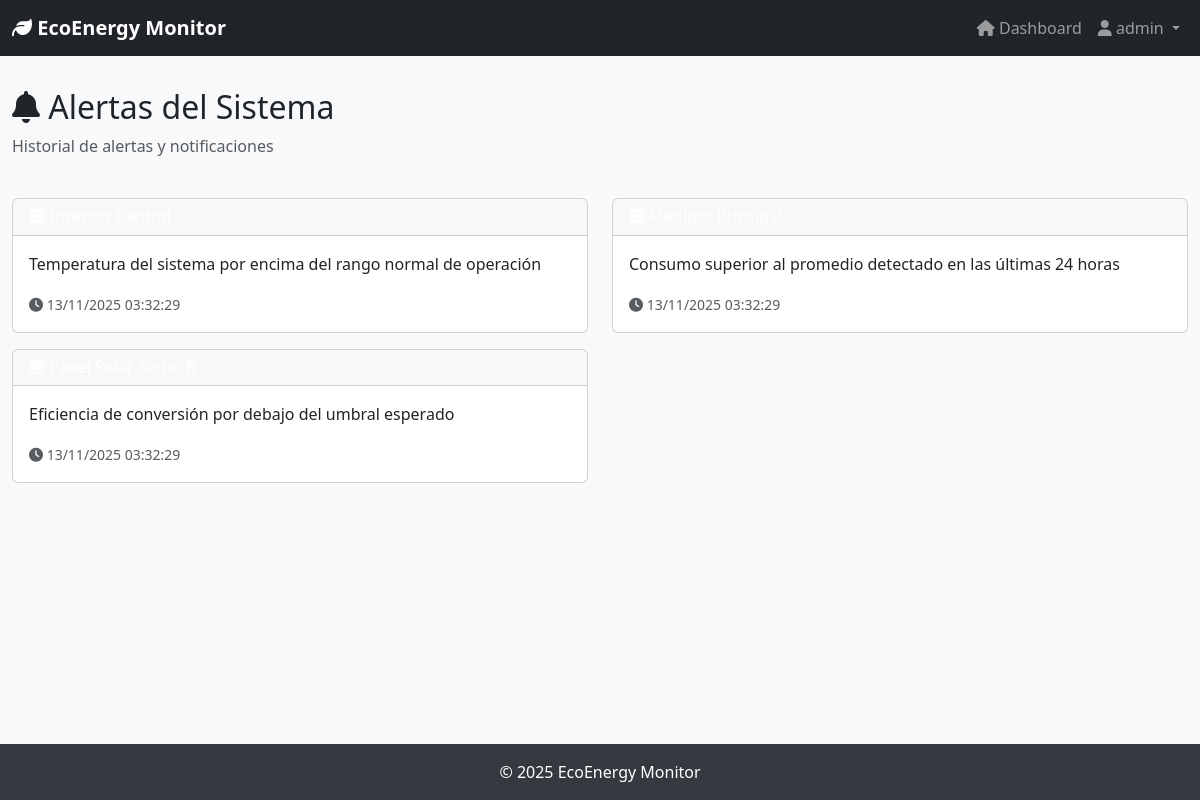
/alerts/ (signed in), run on an earlier commit of the app's database.
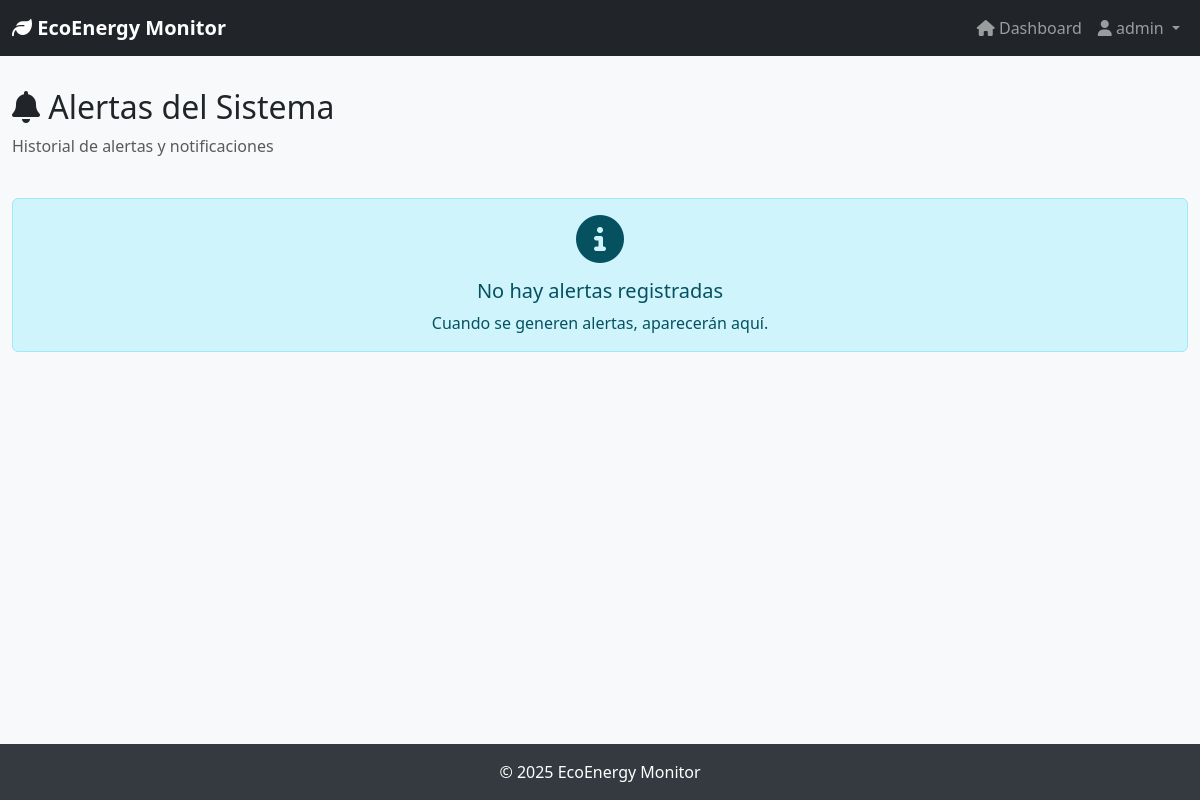
And on a later commit of the database.
### devices/models.py (models this page shows, shortened)
class Alert(models.Model):
    device = models.ForeignKey(
        Device,
        on_delete=models.CASCADE,
        related_name='alerts',
        verbose_name="Dispositivo"
    )
    alert_type = models.CharField(
        max_length=20,
        choices=AlertType.choices,
        default=AlertType.INFO,
        verbose_name="Tipo"
    )
    message = models.TextField(verbose_name="Mensaje")
    is_resolved = models.BooleanField(default=False, verbose_name="Resuelta")
    created_at = models.DateTimeField(auto_now_add=True)
    resolved_at = models.DateTimeField(null=True, blank=True)
    class Meta:
        verbose_name = "Alerta"
        verbose_name_plural = "Alertas"
        ordering = ['-created_at']

### devices/views.py (the view)
# urls.py: path('alerts/', views.alert_list, name='alert_list'),
@login_required
@permission_required('devices.view_alert', raise_exception=True)
def alert_list(request):
    alerts = Alert.objects.filter(
        device__owner=request.user
    ).select_related('device').order_by('-created_at')
    status = request.GET.get('status', 'all')
    if status == 'active':
        alerts = alerts.filter(is_resolved=False)
    elif status == 'resolved':
        alerts = alerts.filter(is_resolved=True)
    context = {
        'alerts': alerts,
        'status': status,
    }
    return render(request, 'devices/alert_list.html', context)

### templates/devices/alert_list.html (shortened to what this page needs)
{% extends 'base.html' %}
{% block content %}
<div class="container-fluid">
    <div class="row mb-4">
        <div class="col">
            <h2><i class="fas fa-bell"></i> Alertas del Sistema</h2>
            <p class="text-muted">Historial de alertas y notificaciones</p>
        </div>
    </div>
    <div class="row">
        {% if alerts %}
            {% for alert in alerts %}
            <div class="col-md-6 mb-3">
                <div class="card border-{{ alert.severity }}">
                    <div class="card-header bg-{{ alert.severity }} text-white">
                        <div class="d-flex justify-content-between align-items-center">
                            <h6 class="mb-0">
                                <i class="fas fa-microchip"></i> {{ alert.device.name }}
                            </h6>
                            <span class="badge bg-light text-dark">
                            </span>
                        </div>
                    </div>
                    <div class="card-body">
                        <p class="card-text">{{ alert.message }}</p>
                        <small class="text-muted">
                            <i class="fas fa-clock"></i> {{ alert.created_at|date:"d/m/Y H:i:s" }}
                        </small>
                    </div>
                </div>
            </div>
            {% endfor %}
        {% else %}
            <div class="col-12">
                <div class="alert alert-info text-center" role="alert">
                    <i class="fas fa-info-circle fa-3x mb-3 d-block"></i>
                    <h5>No hay alertas registradas</h5>
                    <p class="mb-0">Cuando se generen alertas, aparecerán aquí.</p>
                </div>
            </div>
        {% endif %}
    </div>
</div>
{% endblock %}

### templates/base.html (shortened to what this page needs)
<!DOCTYPE html>
<html lang="es">
<head>
    <link href="https://cdn.jsdelivr.net/npm/bootstrap@5.3.0/dist/css/bootstrap.min.css" rel="stylesheet">
    <link rel="stylesheet" href="https://cdnjs.cloudflare.com/ajax/libs/font-awesome/6.4.0/css/all.min.css">
</head>
<body>
    <nav class="navbar navbar-expand-lg navbar-dark bg-dark">
        <div class="container-fluid">
            <a class="navbar-brand" href="/">
                <i class="fas fa-leaf"></i> EcoEnergy Monitor
            </a>
            <div class="collapse navbar-collapse" id="navbarNav">
                <ul class="navbar-nav ms-auto">
                    {% if user.is_authenticated %}
                    <li class="nav-item">
                        <a class="nav-link" href="/"><i class="fas fa-home"></i> Dashboard</a>
                    </li>
                    <li class="nav-item dropdown">
                        <a class="nav-link dropdown-toggle" href="#" role="button" data-bs-toggle="dropdown">
                            <i class="fas fa-user"></i> {{ user.username }}
                        </a>
                    </li>
                    {% endif %}
                </ul>
            </div>
        </div>
    </nav>
    <main class="main-content">
        {% block content %}{% endblock %}
    </main>
    <footer class="text-center">
        <div class="container">
            <p class="mb-0">&copy; 2025 EcoEnergy Monitor</p>
        </div>
    </footer>
</body>
</html>

### templates/base.html (style rules this page uses)
body { min-height: 100vh; display: flex; flex-direction: column; background-color: #f8f9fa; }
.navbar-brand { font-weight: bold; }
.main-content { flex: 1; padding: 2rem 0; }
footer { background-color: #343a40; color: white; padding: 1rem 0; margin-top: auto; }

What changed in the data, as far as the page shows it:
removed Alert: message "Temperatura del sistema por encima del rango normal de operación", created_at "13/11/2025 03:32:29"
removed Alert: message "Consumo superior al promedio detectado en las últimas 24 horas", created_at "13/11/2025 03:32:29"
removed Alert: message "Eficiencia de conversión por debajo del umbral esperado", created_at "13/11/2025 03:32:29"
Also different on the page:
text now shown: "No hay alertas registradas Cuando se generen alertas, aparecerán aquí."
